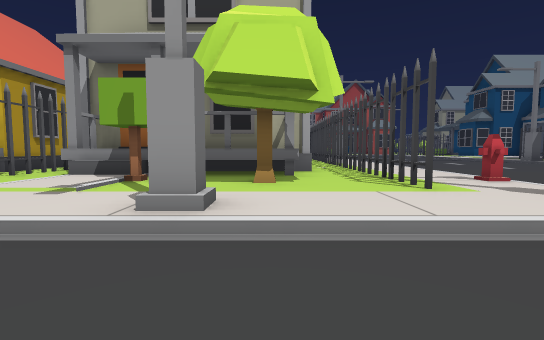
View 1 (above)

24 first-person views from a walk through a scene from a Unity 3-D project. The camera is 1.2 m above the floor, tilts 4° down and sees 85° across. The floor is counted in squares, 2 m on a side. Each view is taken from the middle of a square. On the plan, view 1 faces up. The plan holds only what a view shows up to about 9 squares ahead; the rest is blank. The place goes on beyond the plan. The player is left out. Some animated figures are left out.

View 2
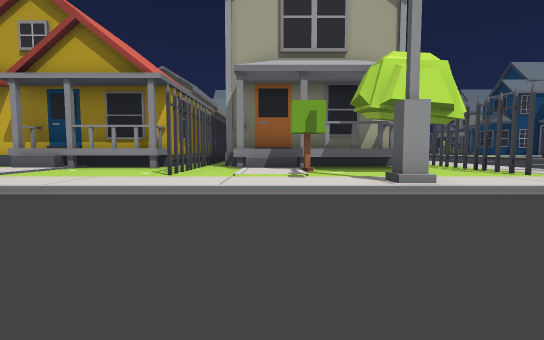

View 3
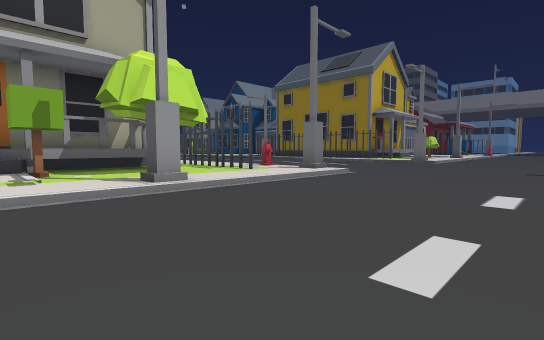

View 4
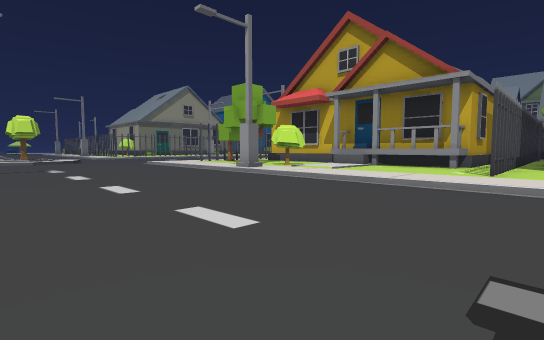

View 5
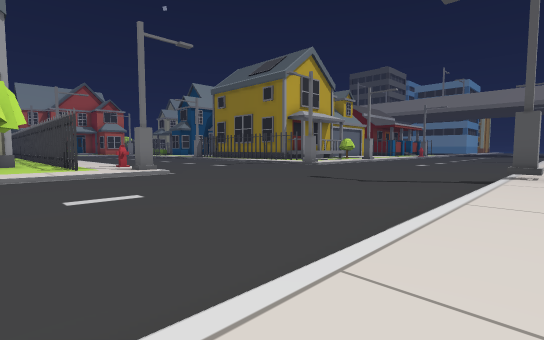

View 6
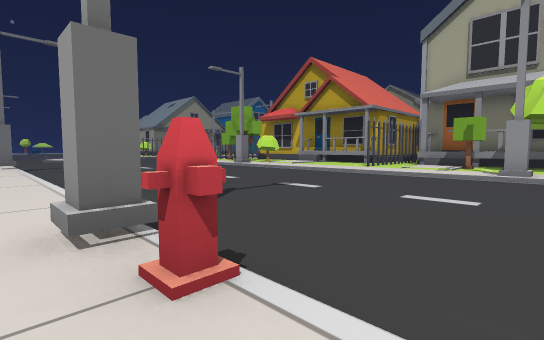

View 7
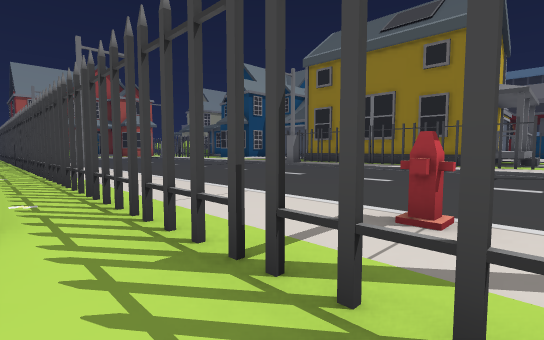

View 8
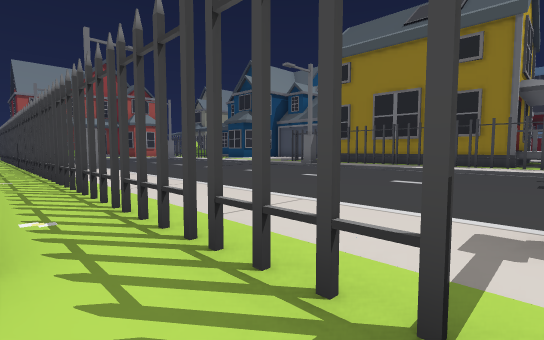

View 9
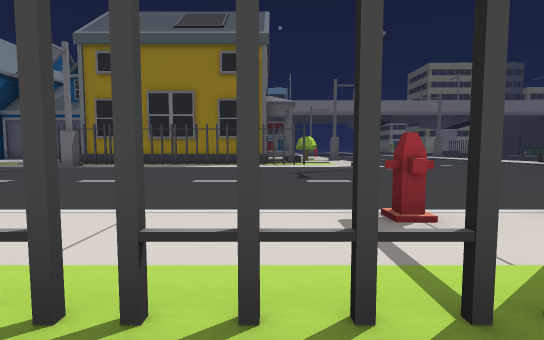

View 10
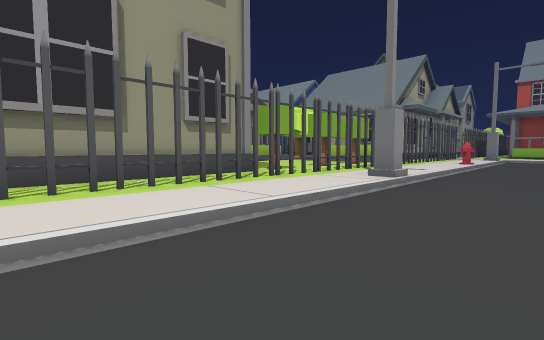

View 11
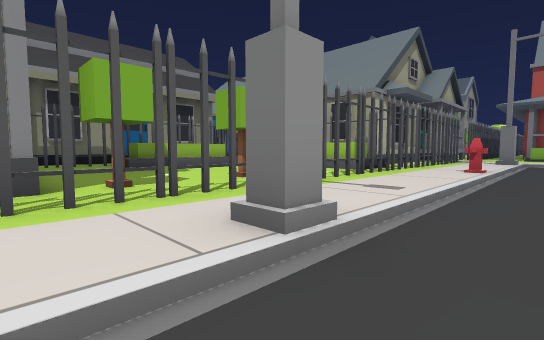

View 12
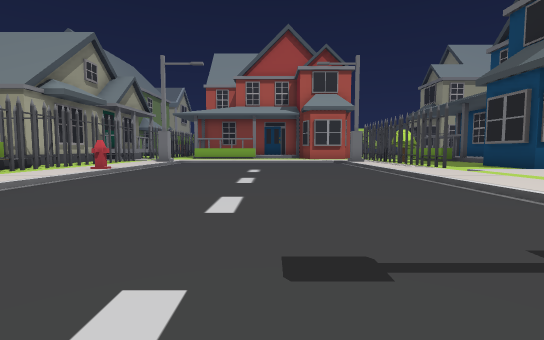

View 13
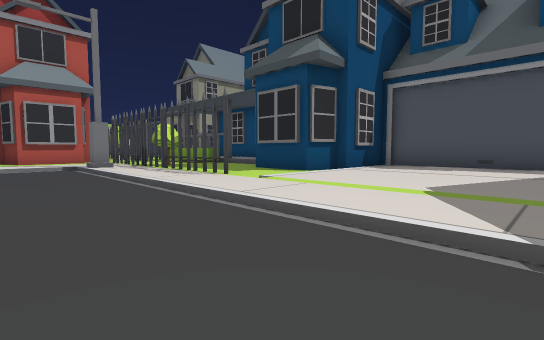

View 14
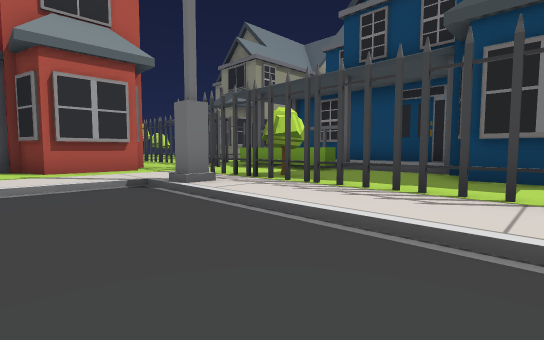

View 15
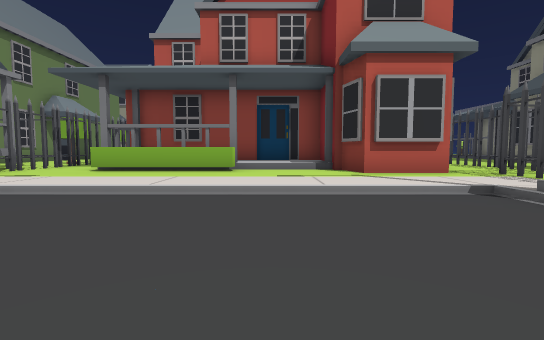

View 16
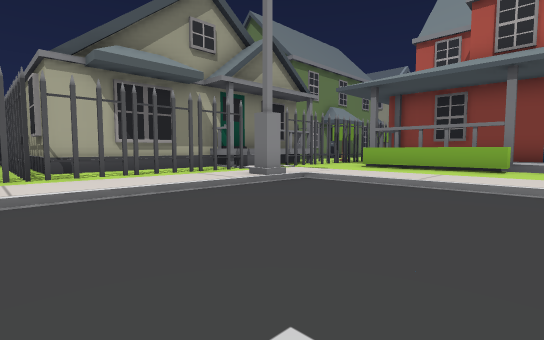

View 17
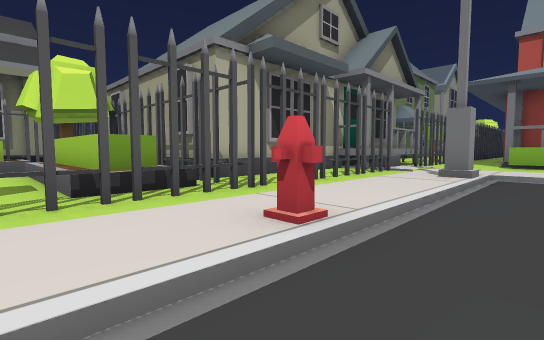

View 18
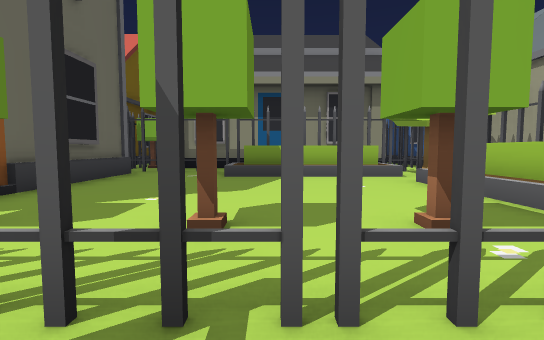

View 19
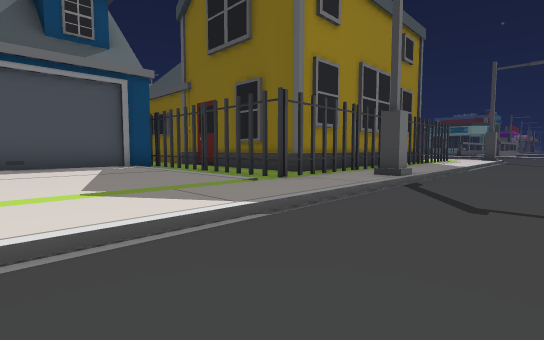

View 20
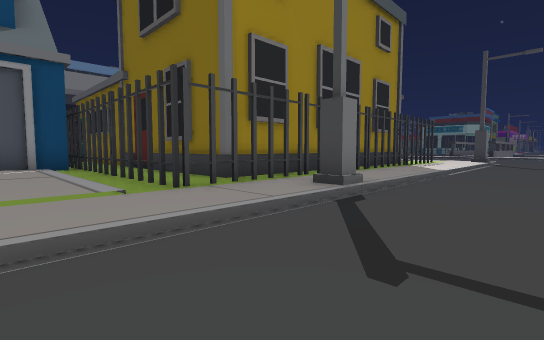

View 21
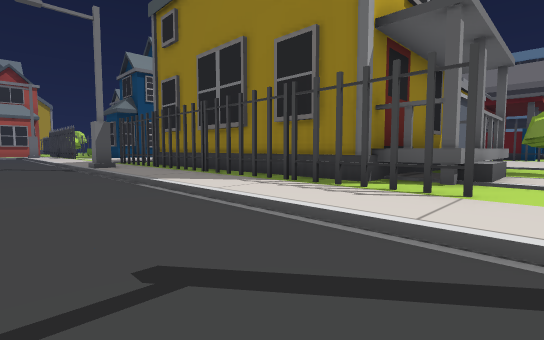

View 22
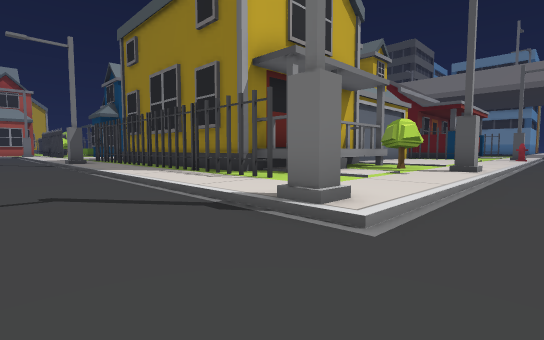

View 23
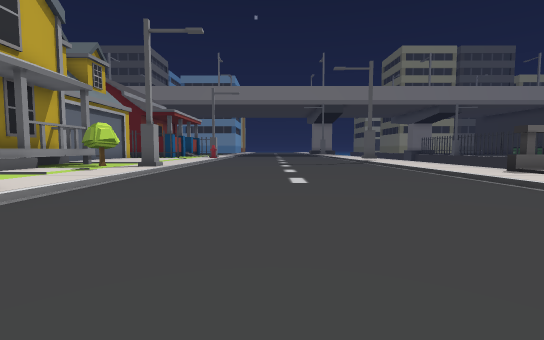

View 24
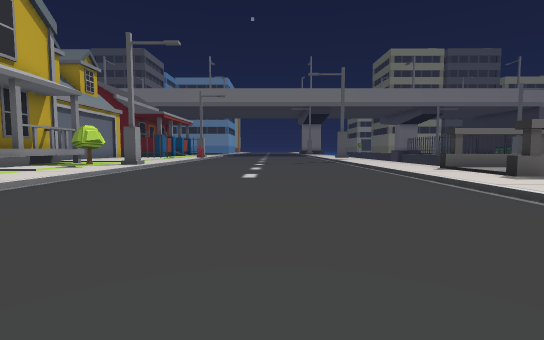

### Floor plan
Key: @ floor where view 1 was taken; # wall or solid block; x gap in a wall; . main floor; : floor 0.25 m higher than the main floor; + floor 0.5 m higher than the main floor; * floor 1.25 m higher than the main floor; / step, stairs or slope; = window, fence, low wall or low ledge; ^ raised ledge; v drop or lower ground; T tree; H hydrant; I thing the floor can be seen under or through; O other object.
Columns run from 12 left of view 1 to 18 right of it. Each row starts with its distance up from view 1.
 33                  ####
 32               # #  +  #   #
 31              ##:#  +++#  :##
 30              ^::OOOO::###:#
 29              ^#::::::::::##O
 28             #^:::::::::::I:O
 27             #^#:////////:I:O#
 26             ###:#......#:TTO#+#
 25              ##:/....../:x::++#
 24              ##:/....../:#::++#
 23        ########:/....../:#:##
 22        #T    O#:H....../:#:##
 21         ::OOOO#:/....../:::####
 20        #O:::::#:/....../::::::#
 19        #O: ::O#:/....../::::::#
 18        #O::::T::/....../::::::#
 17        #O::O:T::/....../::::::#
 16        # :::::#:#....../::::::#
 15        ####  T#:/....../:######
 14            ####:/.. .../:##
 13              ##:/.. ...//#
 12               #:/....../:#
 11               #:/....../:#
 10               #:/....../:#
  9               #:/....../:#
  8               #:/....../:#
  7  ##############:/....../:# ^^^
  6   #^^^^##**=#:#:/....../:##   ^
  5    ::::#::T:T:#:H....../:##/=#x
  4    ::::#::::::#:/....../:::::T:
  3   :::::::::#::::#....../#::::/:
  2 /////////////////......////////
  1 ...............................
  0 ............@.................
 -1 ..............................
 -2 ..............................
 -3 ..............................
 -4  ..    .......................
 -5 #//////////H////////#/////////
 -6   :::::::::::::::::::: :://:::
 -7                         v::#vv

Where each view was taken, in squares from view 1:
view 1: 0 up, 0 right, facing up
view 2: 2 down, 3 left, facing up
view 3: 2 down, 3 left, facing up-right
view 4: 3 down, 4 left, facing up-left
view 5: 6 down, 0 right, facing up-right
view 6: 6 down, 0 right, facing up-left
view 7: 4 up, 1 right, facing up-right
view 8: 5 up, 1 right, facing up-right
view 9: 6 up, 1 right, facing right
view 10: 10 up, 6 right, facing up-left
view 11: 14 up, 5 right, facing up-left
view 12: 14 up, 8 right, facing up
view 13: 17 up, 9 right, facing up-right
view 14: 22 up, 9 right, facing up-right
view 15: 23 up, 8 right, facing up
view 16: 22 up, 8 right, facing up-left
view 17: 20 up, 5 right, facing up-left
view 18: 18 up, 3 right, facing left
view 19: 19 up, 9 right, facing down-right
view 20: 17 up, 9 right, facing down-right
view 21: 4 up, 9 right, facing up-right
view 22: 1 up, 9 right, facing up-right
view 23: 1 down, 8 right, facing right
view 24: 2 down, 7 right, facing right
